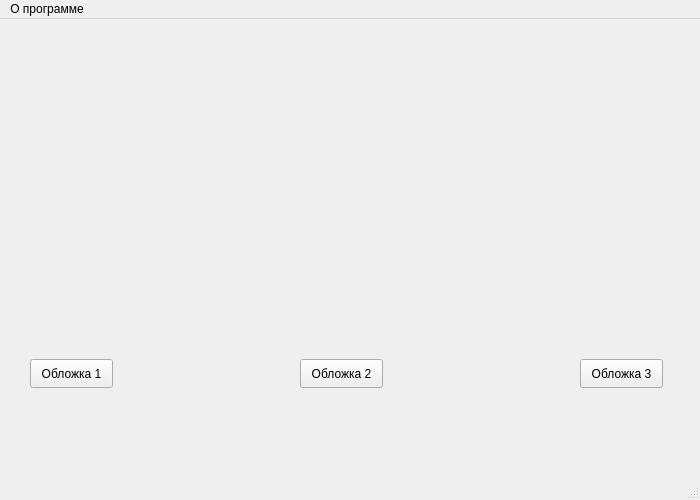
<?xml version="1.0" encoding="UTF-8"?>
<ui version="4.0">
 <class>Oblohka</class>
 <widget class="QMainWindow" name="Oblohka">
  <property name="geometry">
   <rect>
    <x>0</x>
    <y>0</y>
    <width>700</width>
    <height>500</height>
   </rect>
  </property>
  <property name="windowTitle">
   <string>MainWindow</string>
  </property>
  <widget class="QWidget" name="centralwidget">
   <widget class="QLabel" name="obl1">
    <property name="geometry">
     <rect>
      <x>20</x>
      <y>100</y>
      <width>143</width>
      <height>200</height>
     </rect>
    </property>
    <property name="text">
     <string/>
    </property>
   </widget>
   <widget class="QLabel" name="obl2">
    <property name="geometry">
     <rect>
      <x>270</x>
      <y>100</y>
      <width>143</width>
      <height>200</height>
     </rect>
    </property>
    <property name="text">
     <string/>
    </property>
   </widget>
   <widget class="QLabel" name="obl3">
    <property name="geometry">
     <rect>
      <x>530</x>
      <y>100</y>
      <width>143</width>
      <height>200</height>
     </rect>
    </property>
    <property name="text">
     <string/>
    </property>
   </widget>
   <widget class="QPushButton" name="pushforobl1">
    <property name="geometry">
     <rect>
      <x>30</x>
      <y>340</y>
      <width>83</width>
      <height>29</height>
     </rect>
    </property>
    <property name="text">
     <string>Обложка 1</string>
    </property>
   </widget>
   <widget class="QPushButton" name="pushforobl2">
    <property name="geometry">
     <rect>
      <x>300</x>
      <y>340</y>
      <width>83</width>
      <height>29</height>
     </rect>
    </property>
    <property name="text">
     <string>Обложка 2</string>
    </property>
   </widget>
   <widget class="QPushButton" name="pushfoobl3">
    <property name="geometry">
     <rect>
      <x>580</x>
      <y>340</y>
      <width>83</width>
      <height>29</height>
     </rect>
    </property>
    <property name="text">
     <string>Обложка 3</string>
    </property>
   </widget>
  </widget>
  <widget class="QMenuBar" name="menubar">
   <property name="geometry">
    <rect>
     <x>0</x>
     <y>0</y>
     <width>700</width>
     <height>25</height>
    </rect>
   </property>
   <widget class="QMenu" name="menu">
    <property name="title">
     <string>О программе</string>
    </property>
    <addaction name="action"/>
   </widget>
   <addaction name="menu"/>
  </widget>
  <widget class="QStatusBar" name="statusbar"/>
  <action name="action">
   <property name="text">
    <string>Выход</string>
   </property>
  </action>
 </widget>
 <resources/>
 <connections/>
</ui>
